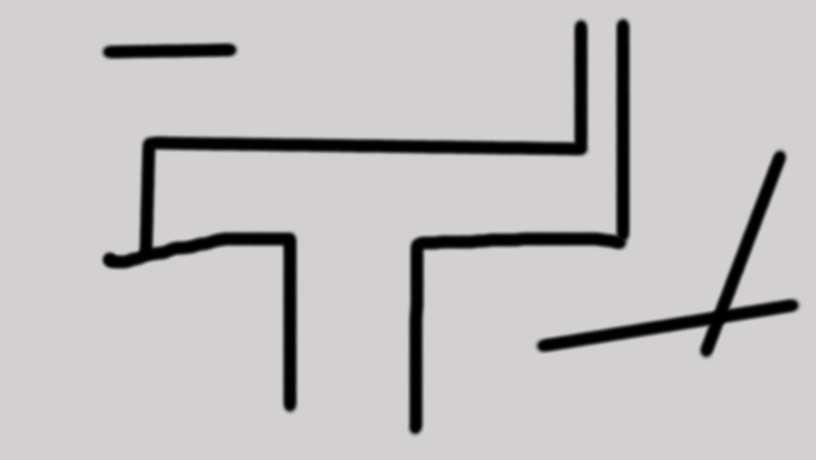
#> input picture roadtests/artiroad1.jpg, 816 x 460 px
$ python RoadDetection_rik3.py
#> lines starting #> are read from the running program, lines starting #| are printed output that depends on the picture; after the words box and inside, x2 and y2 are one past the last pixel; in counts of white or black regions, pixels touching at a corner belong together
########################################################################################################################
# RoadDetection()
# detects the boundaries of a road and creates the middle line for this road
#
# input:    []
# output:   [, exitflag]
########################################################################################################################

# import necessary libraries
import cv2
import numpy as np
# from collections import namedtuple

# define classes
class Point:
    def __init__(self, x, y):
        self.x = x
        self.y = y
# Point = namedtuple('Point', 'y, x')   # point in cartesian coordinates

# create instance of namedtuples and initialize
imgSize = Point(0, 0)
roiSize = Point(0, 0)
roiGap = Point(0, 0)

# import test image
imgP = cv2.imread('../roadtests/artiroad1.jpg')
#> imgP is the input picture: shape (460, 816, 3); mean B, G, R 193.1, 192.2, 194.1
img = cv2.imread('../roadtests/artiroad1.jpg')

# blur image using a gaussian blur
imgBlurred = cv2.GaussianBlur(img, (5, 5), 0)

# define range of grey color in RGB
# lower_gray = np.array([160, 160, 160])
# upper_gray = np.array([250, 250, 250])

# create grayscale image
# imgGrayscale = cv2.inRange(imgBlurred, lower_gray, upper_gray)

# detect edges in image using canny
imgCanny = cv2.Canny(imgBlurred, 50, 150, apertureSize=3)
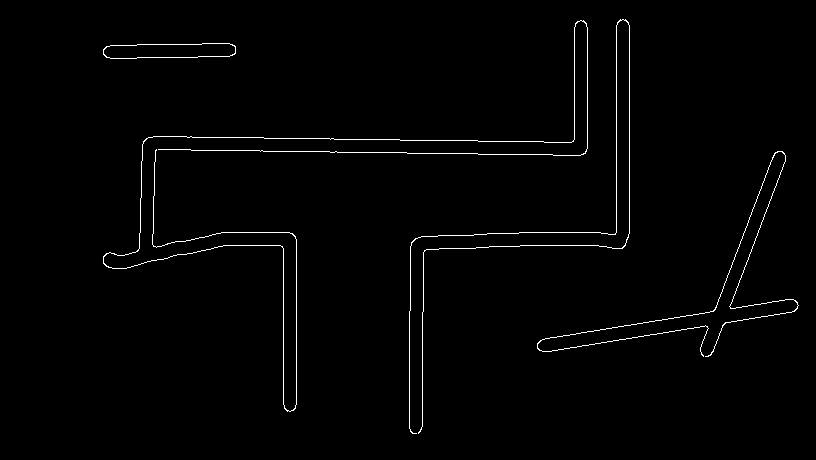
#> imgCanny: shape (460, 816); 1.2% white in thin lines or dots, all inside (x1, y1, x2, y2) = (103, 19, 799, 434)

# region of interest (roi) directly in front of vehicle
imgShape = img.shape
#> imgShape = (460, 816, 3)
imgSize.x = imgShape[1]     # save the size of the image in pixels
#> imgSize.x = 816
imgSize.y = imgShape[0]
#> imgSize.y = 460
roiSize.x = 50              # define size of roi window in percentage of total image size
roiSize.y = 50
roiGap.x = int(0.5*(imgSize.x - roiSize.x*imgSize.x/100))   # gap calculated as even spaces from image borders
roiGap.y = int(imgSize.y - roiSize.y*imgSize.y/100)         # gap calculated as from the top of the image

roi = imgCanny[roiGap.y:imgSize.y, roiGap.x:imgSize.x - roiGap.x]       # get roi from image
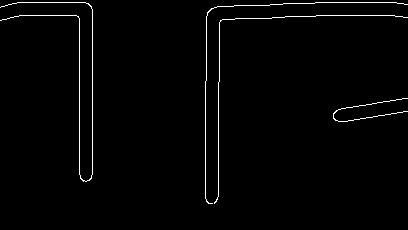
#> roi: shape (230, 408); 1.6% white in thin lines or dots, all inside (x1, y1, x2, y2) = (0, 2, 408, 204)
imgRoi = np.zeros((imgSize.y, imgSize.x), np.uint8)                 # create new binary black image
imgRoi[roiGap.y:imgSize.y, roiGap.x:imgSize.x - roiGap.x] = roi     # add roi to black image
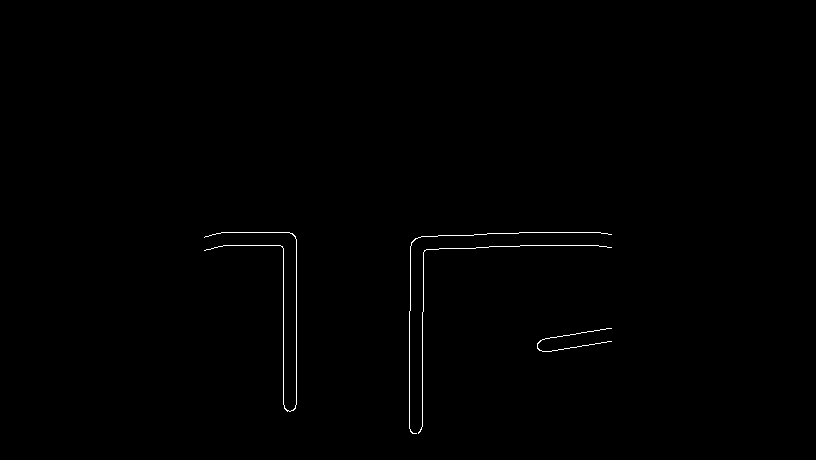
#> imgRoi: shape (460, 816); 0.39% white in thin lines or dots, all inside (x1, y1, x2, y2) = (204, 232, 612, 434)

# show all steps as images
# cv2.imshow('grayscaled', imgGrayscale)
cv2.imshow('imgblurred', imgBlurred)
cv2.imshow('imgcanny', imgCanny)
cv2.imshow('ROI', roi)

# set heuristic parameters for the (probabilistic) houghlines function
rho = 1                 # accuracy [pixel]
acc = 1                 # accuracy [deg]
theta = acc*np.pi/360
thresholdP = 10         # minimum points on a line
threshold = 50          # minimum points on a line
minLineLength = 2      # line segments shorter than this are rejected
maxLineGap = 10         # maximum allowed gap between line segments to treat them as single line

# find lines in image using the (probabilistic) houghlines function
# outputP:  x1, y1, x2, y2
# output:   rho, theta
linesP = cv2.HoughLinesP(imgRoi, rho, theta, thresholdP, minLineLength, maxLineGap)
#> linesP = 22 rows, first 6: [221, 232, 289, 232], [296, 404, 296, 239], [409, 428, 409, 311], [283, 404, 283, 248], [519, 232, 600, 232], [422, 405, 422, 312]
lines = cv2.HoughLines(imgRoi, rho, theta, threshold)
#> lines = 59 rows, first 8: [296, 0], [283, 0], [232, 1.57], [245, 1.57], [412, 0.00873], [425, 0.00873], [-280, 3.13], [299, 0.00873]

# check if houghlinesP function found any lines, if not print error
if linesP is not None:
    exitflag = 1   # houghlines function found at least one line

    # plot red(0, 0, 255) houghlines in image
    for x in range(0, len(linesP)):
        for x1, y1, x2, y2 in linesP[x]:
            cv2.line(imgP, (x1, y1), (x2, y2), (0, 0, 255), 2)
#> this loop made 22 passes
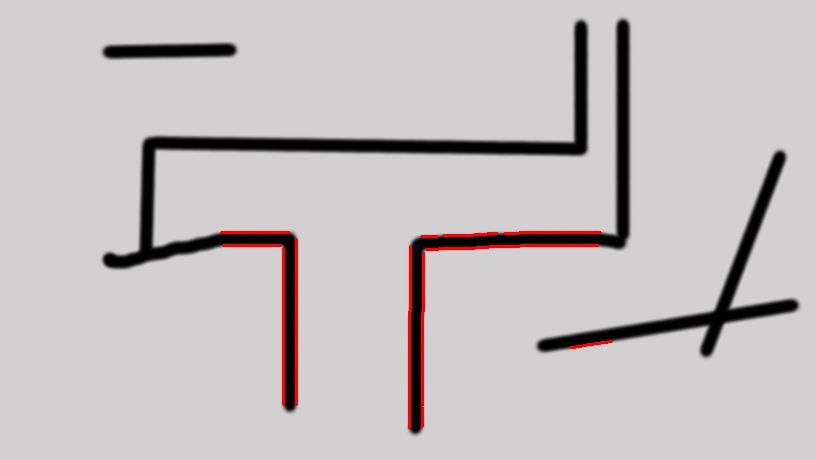
#> imgP: shape (460, 816, 3); 0.96% of pixels changed, all inside (x1, y1, x2, y2) = (220, 231, 613, 430)
else:
    exitflag = 0    # houghlinesP function found no lines (error)
    print("error: no lines detected\n")

# plot lines in original image
cv2.imshow('houghlinesP', imgP)

# check if houghlines function found any lines, if not print error
if lines is not None:
    exitflag = 1  # houghlines function found at least one line

    # plot red(0, 0, 255) houghlines in image
    for x in range(0, len(lines)):
        for rho, theta in lines[x]:
            a = np.cos(theta)
            b = np.sin(theta)
            x0 = a*rho
            y0 = b*rho
            x1 = int(x0 + 1000*(-b))
            y1 = int(y0 + 1000*(a))
            x2 = int(x0 - 1000*(-b))
            y2 = int(y0 - 1000*(a))

            cv2.line(img, (x1, y1), (x2, y2), (0, 0, 255), 2)
#> this loop made 59 passes
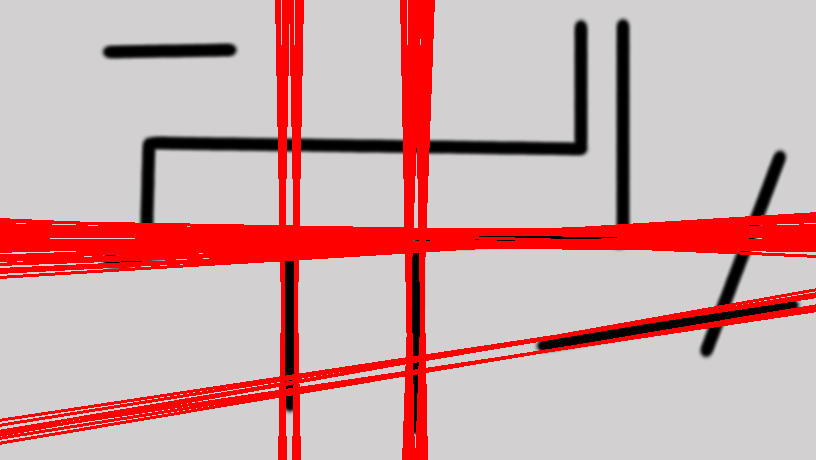
#> img: shape (460, 816, 3); 14.94% of pixels changed, all inside (x1, y1, x2, y2) = (0, 0, 816, 460)
else:
    exitflag = 0  # houghlines function found no lines (error)
    print("error: no lines detected\n")

# plot lines in original image
cv2.imshow('houghlines', img)

print("exitflag\n", exitflag)

# press any key to terminate process
cv2.waitKey(0)
cv2.destroyAllWindows()
